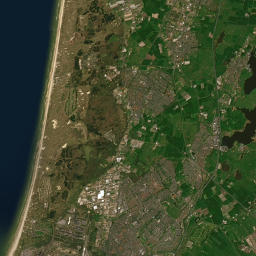
#> input picture assets/esri_cache/11_1050_671.jpg, 256 x 256 px; its folder holds only this picture in this run
$ python -i media.py   (imports and definitions only)
#> lines starting #> are read from the running program, lines starting #| are printed output that depends on the picture
"""4-qadam (media): B-roll — must_contain validatsiyasi bilan.

Qoidalar:
  1) Har sahna uchun visual_query ro'yxati TARTIB BILAN: Pexels -> Pixabay.
  2) Klip faqat metadata (tags/pageURL) da must_contain so'zlaridan
     kamida bittasi bo'lsa qabul qilinadi (Pexels'da tags yo'q ->
     must bo'sh bo'lgandagina qabul).
  3) Watermark/logo/3D belgili klip rad etiladi (blacklist tokenlar).
  4) Hech biri mos kelmasa -> XARITA animatsiyasi (maps.py, zoompan).
     Oxirgi imkoniyat: gradient kartochka.
  5) Bir klip ikki marta ishlatilmaydi (run ichida + history'dagi id'lar).
  6) Har sahnaga 3 tagacha HAR XIL klip (kesishlar uchun).
"""
import os
import re
import subprocess

from PIL import Image, ImageDraw, ImageFont
from src.net import session

PEXELS = "https://api.pexels.com/videos/search"
PIXABAY = "https://pixabay.com/api/videos/"

# Suvs belgisi/3D/render ishorasi bo'lgan klipni rad etish
BLACKLIST_TOKENS = {
    "logo", "watermark", "caption", "sign", "signboard", "banner",
    "placard", "overlay", "graphic", "animation", "render", "3d",
    "cgi", "text", "intro", "template", "chroma", "greenscreen",
}


# ---------- Qidiruv ----------
# [91 lines left out: functions _pexels_search, _pixabay_search, _accept, _download, not called in this run]


# ---------- Oxirgi imkoniyat: rasm kartasi ----------
_FONT_CANDIDATES = [
    "/usr/share/fonts/truetype/montserrat/Montserrat-ExtraBold.ttf",
    "/usr/share/fonts/truetype/dejavu/DejaVuSans-Bold.ttf",
    "/usr/share/fonts/truetype/dejavu/DejaVuSans.ttf",
]


# [51 lines left out: functions _font, make_card, _frame_at, not called in this run]


def _mid_frame(video_path, out_jpg):
    return _frame_at(video_path, 0.5, out_jpg)


# [17 lines left out: function _ocr_text, not called in this run]


def _green_frac(jpg):
    """Kadrdagi yashil fon (chroma key) ulushi (0..1).
    Run 23: 3D Yer shari klipi yashil fonda chiqqan — B-roll sifatida
    yaramaydi. HSV: H 60..113 (85-160 deg), S>64, V>51."""
#> called with jpg = '../assets/esri_cache/11_1050_671.jpg'
    try:
        from PIL import Image
        im = Image.open(jpg).convert("RGB").resize((160, 90))
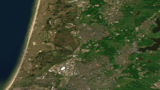
#> im: PIL image 160x90 RGB; mean R, G, B 64.8, 74, 46.8
        hsv = im.convert("HSV")
#> hsv: PIL image 160x90 HSV; mean H, S, V 63.5, 122.9, 78.4
        px = list(hsv.getdata())
#> px = 14400 items, first 6: (146, 185, 44), (146, 185, 44), (146, 185, 44), (146, 185, 44), (146, 185, 44), (146, 185, 44)
        n = len(px)
#> n = 14400
        hit = sum(1 for (h, s, v) in px if 60 <= h <= 113 and s > 64 and v > 51)
#> hit = 4109
        return hit / max(1, n)
    except Exception:
        return 0.0


# [139 lines left out: functions _vision_check, fetch_scene_media, fetch_all, not called in this run]

>>> result = _green_frac('../assets/esri_cache/11_1050_671.jpg')
#> result = 0.285

$ run again, on assets/esri_cache/11_1050_675.jpg
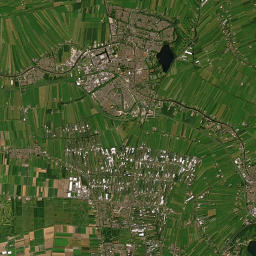
#> input picture assets/esri_cache/11_1050_675.jpg, 256 x 256 px
#> in _green_frac, `im = Image.open(jpg).convert("RGB").resize((160, 90))`:
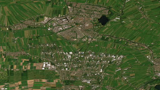
#> im: PIL image 160x90 RGB; mean R, G, B 73.1, 86.7, 47.3
#> hsv: PIL image 160x90 HSV; mean H, S, V 55.1, 121.7, 88.4
#> px = 14400 items, first 6: (62, 136, 86), (66, 145, 86), (70, 154, 84), (70, 157, 81), (67, 156, 80), (65, 142, 86)
#> n = 14400
#> hit = 6509
#> result = 0.452

$ run again, on assets/esri_cache/11_1051_670.jpg
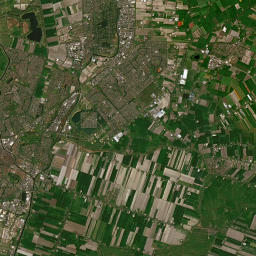
#> input picture assets/esri_cache/11_1051_670.jpg, 256 x 256 px
#> in _green_frac, `im = Image.open(jpg).convert("RGB").resize((160, 90))`:
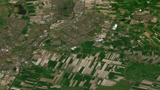
#> im: PIL image 160x90 RGB; mean R, G, B 76.1, 85.9, 53.9
#> hsv: PIL image 160x90 HSV; mean H, S, V 52.6, 107.5, 88.4
#> px = 14400 items, first 6: (61, 118, 88), (56, 120, 85), (52, 119, 83), (55, 105, 99), (61, 130, 84), (72, 132, 81)
#> n = 14400
#> hit = 5250
#> result = 0.365

$ run again, on assets/esri_cache/11_1051_673.jpg
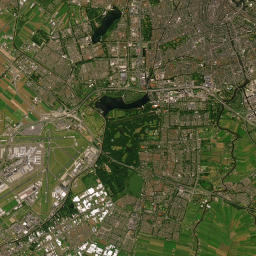
#> input picture assets/esri_cache/11_1051_673.jpg, 256 x 256 px
#> in _green_frac, `im = Image.open(jpg).convert("RGB").resize((160, 90))`:
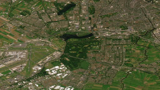
#> im: PIL image 160x90 RGB; mean R, G, B 84.8, 87.7, 55.7
#> hsv: PIL image 160x90 HSV; mean H, S, V 45.2, 104, 91.4
#> px = 14400 items, first 6: (34, 98, 98), (29, 102, 104), (24, 108, 110), (25, 106, 110), (27, 107, 107), (25, 106, 101)
#> n = 14400
#> hit = 2216
#> result = 0.154
